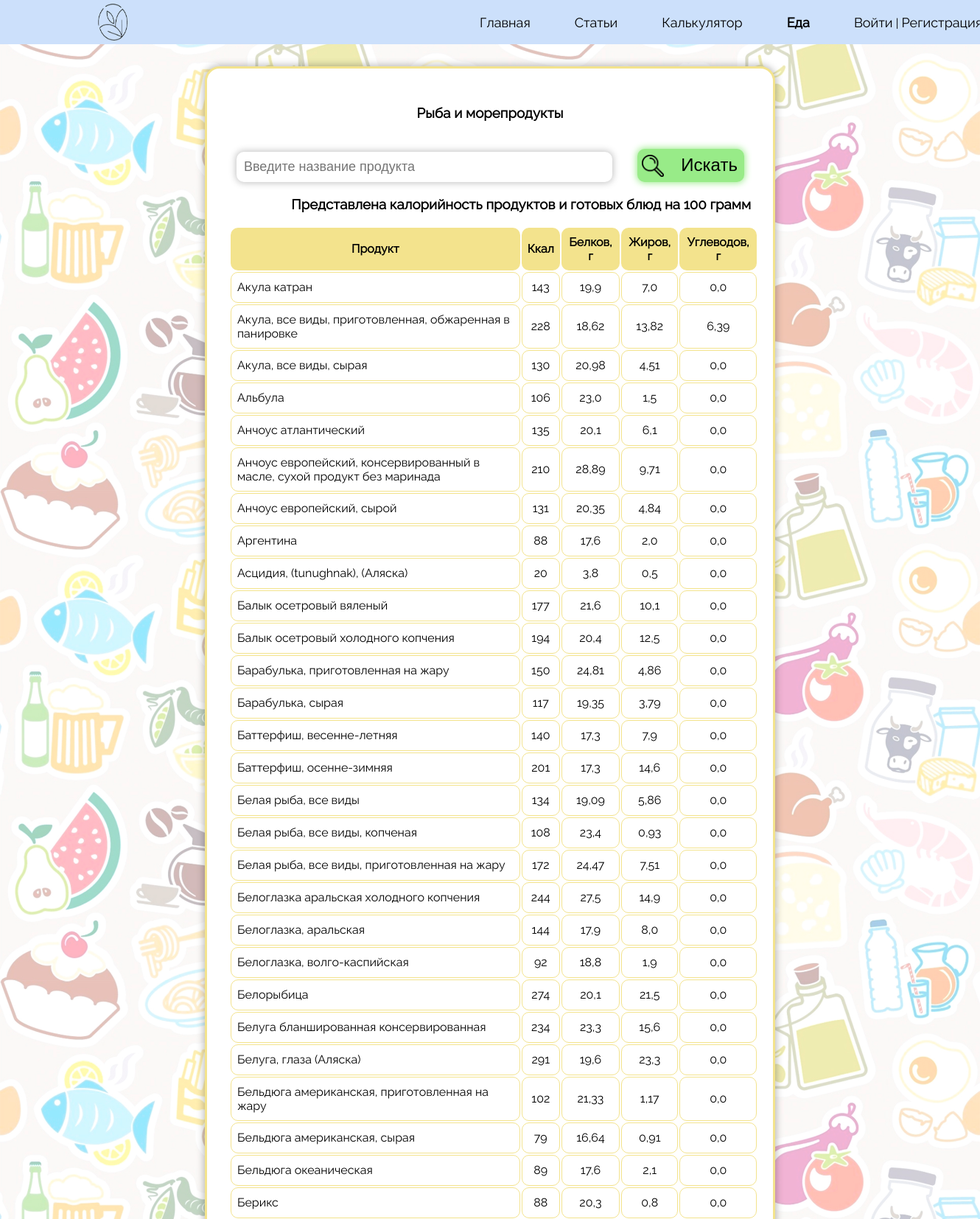
/product_selection/seafood (upper part), run on the app's committed database.
### food_diary/models.py (models this page shows, shortened)
class Food(models.Model):
    name_of_product = models.CharField(max_length=255)
    kkal = models.IntegerField(validators=[MaxValueValidator(2500)])
    proteins = models.FloatField(max_length=6)
    fats = models.FloatField(max_length=6)
    carbohydrates = models.FloatField(max_length=6)
    type_of_food = models.ForeignKey(Type_of_food, on_delete=models.PROTECT)
    class Meta:
        verbose_name = 'Еда'
        verbose_name_plural = 'Еда'
        ordering = ['name_of_product']

### food_diary/views.py (the view)
# urls.py: path('product_selection/seafood', views.Seafood, name='seafood'),
def Seafood(request):
    search_query = request.GET.get('search', '')
    error = "К сожалению, по Вашему запросу ничего не найдено..."
    if search_query:
        data = Food.objects.filter(name_of_product__iregex=search_query, type_of_food=2)
    else:
        data = Food.objects.filter(type_of_food=2)
    return render(request, 'food_diary/product_selection_seafood.html',
                  {'data': data, 'error': error, 'value': search_query})

### food_diary/templates/food_diary/product_selection_seafood.html (shortened to what this page needs)
{% load static %}
<!DOCTYPE html>
<html lang="en">
<head>
    <link href="{% static 'food_diary/css/style_category_products.css' %}" rel="stylesheet">
</head>
<body style="background-image:url('{% static 'food_diary/img/food_pattern.jpg' %}'); background-size: contain;">
<header>
        <div class = container>
            <div class="head">
                <a href="{% url 'home' %}"><img src="{% static 'registration/img/iconLogo.png' %}" alt="" class="logo"></a>
                <nav class="navigation">
                    <ul class="menu">
                        <li class="text">
                            <a href="{% url 'home' %}">Главная</a>
                        </li>
                        <li class="text">
                            <a href="{% url 'articles' %}">Статьи</a>
                        </li>
                        <li class="text">
                            <a href="{% url 'calculator' %}">Калькулятор</a>
                        </li>
                        <li class="text">
                            <a href="#" style="font-weight: bold">Еда</a>
                        </li>
                        {% if request.user.is_authenticated %}
                            <li class="text">
                                <a href="{% url 'personalArea' %}">{{ user.username }} | Личный кабинет</a>
                            </li>
                        {% else %}
                            <li class="text">
                                <a href="{% url 'login' %}">Войти</a> | <a href="{% url 'registration_field' %}">Регистрация</a>
                            </li>
                        {% endif %}
                    </ul>
                </nav>
            </div>
        </div>
</header>
<div id="wrapper">
<section>
    <div class="rectangle">
        <h3 align="center" class="typeOfProducts">Рыба и морепродукты</h3>
        <form action="{% url 'seafood' %}">
            <input class="searchProducts" placeholder="Введите название продукта" name="search" value="{{ value }}">
            <button class="search_button" type="submit">
                <img src="{% static 'food_diary/img/lupa.png'%}" class="lupa">Искать
            </button>
        </form>
        {% if data %}
        <h3 style="float: right; margin-right: 30px;">Представлена калорийность продуктов и готовых блюд на 100 грамм</h3>
        <table class="table_sort">
            <thead>
            <tr>
                <th class="product" style="background-color: #F3E38D; border: none;">Продукт</th>
                <th class="product" style="background-color: #F3E38D; border: none;">Ккал</th>
                <th class="product" style="background-color: #F3E38D; border: none;">Белков, г</th>
                <th class="product" style="background-color: #F3E38D; border: none;">Жиров, г</th>
                <th class="product" style="background-color: #F3E38D; border: none;">Углеводов, г</th>
            </tr>
            </thead>
            {% for i in data %}
                <tr>
                    <td class="product" style="border: 1px solid #F3E38D;">{{ i.name_of_product }}</td>
                    <td class="product" align="center" style="border: 1px solid #F3E38D;">{{ i.kkal }}</td>
                    <td class="product" align="center" style="border: 1px solid #F3E38D;">{{ i.proteins }}</td>
                    <td class="product" align="center" style="border: 1px solid #F3E38D;">{{ i.fats }}</td>
                    <td class="product" align="center" style="border: 1px solid #F3E38D;">{{ i.carbohydrates }}</td>
                </tr>
            {% endfor %}
        </table>
        {% else %}
        <h3 style="margin-left: 40px;">{{ error }}</h3>
        {% endif %}
    </div>
</section>
</div>
</body>
</html>

### food_diary/static/food_diary/css/style_category_products.css (style rules this page uses)
body { padding: 0; margin: 0; font-family: "Raleway"; }
header { background-color: #CCE0FB; width: 100%; height: 60px; left: -83px; }
.container { width: 80%; margin: 0 auto; }
.logo { margin-top: 5px; width: 40px; height: 50px; float: left; }
.navigation { float: right; }
.menu { padding: 0; margin: 0; display: block; }
.menu li a { color: black; text-decoration: none; font-size: 18px; }
.text { margin-top: 20px; float: left; display: block; margin-left: 60px; }
.head { width: 1200px; margin: 0 auto; }
#wrapper { width: 1200px; margin-left: auto; margin-right: auto; }
.rectangle { width: 768px; background-color: #FFFFFF; box-shadow: 0px 0px 10px 2px rgba(0, 0, 0, 0.25); border-radius: 20px; border: 3px solid #F3E38D; margin: 30px auto; }
.typeOfProducts { padding-top: 30px; padding-bottom: 20px; }
.searchProducts { box-shadow: 0px 0px 10px 1px rgba(0, 0, 0, 0.25); font-size: 18px; width: 500px; margin-left: 40px; border: none; padding: 10px 0px 10px 10px; border-radius: 10px; }
.lupa { width: 30px; height: 30px; margin-right: 20px; float: left; }
.product { text-decoration: none; background-color: #FFFFFF; padding: 10px 8px 10px 8px; margin-bottom: 20px; border: 2px solid #000000; border-radius: 10px; list-style-type: none; height: 20px; }
table, th, td { margin-left: 30px; margin-right: 20px; margin-top: 20px; }
th, td { padding: 5px; }
th { cursor: pointer; }
.search_button { text-decoration: none; background-color: #98EB88; border-radius: 10px; font-size: 24px; color: black; width: 145px; height: 45px; cursor: pointer; margin-left: 30px; border: 0; box-shadow: 0px 0px 10px 1px #98EB88; }

### data on the page
Food: name_of_product "Акула катран", kkal "143", proteins "19,9", fats "7,0", carbohydrates "0,0"
Food: name_of_product "Акула, все виды, приготовленная, обжаренная в панировке", kkal "228", proteins "18,62", fats "13,82", carbohydrates "6,39"
Food: name_of_product "Акула, все виды, сырая", kkal "130", proteins "20,98", fats "4,51", carbohydrates "0,0"
Food: name_of_product "Альбула", kkal "106", proteins "23,0", fats "1,5", carbohydrates "0,0"
Food: name_of_product "Анчоус атлантический", kkal "135", proteins "20,1", fats "6,1", carbohydrates "0,0"
Food: name_of_product "Анчоус европейский, консервированный в масле, сухой продукт без маринада", kkal "210", proteins "28,89", fats "9,71", carbohydrates "0,0"
Food: name_of_product "Анчоус европейский, сырой", kkal "131", proteins "20,35", fats "4,84", carbohydrates "0,0"
Food: name_of_product "Аргентина", kkal "88", proteins "17,6", fats "2,0", carbohydrates "0,0"
Food: name_of_product "Асцидия, (tunughnak), (Аляска)", kkal "20", proteins "3,8", fats "0,5", carbohydrates "0,0"
Food: name_of_product "Балык осетровый вяленый", kkal "177", proteins "21,6", fats "10,1", carbohydrates "0,0"
Food: name_of_product "Балык осетровый холодного копчения", kkal "194", proteins "20,4", fats "12,5", carbohydrates "0,0"
Food: name_of_product "Барабулька, приготовленная на жару", kkal "150", proteins "24,81", fats "4,86", carbohydrates "0,0"
Food: name_of_product "Барабулька, сырая", kkal "117", proteins "19,35", fats "3,79", carbohydrates "0,0"
Food: name_of_product "Баттерфиш, весенне-летняя", kkal "140", proteins "17,3", fats "7,9", carbohydrates "0,0"
Food: name_of_product "Баттерфиш, осенне-зимняя", kkal "201", proteins "17,3", fats "14,6", carbohydrates "0,0"
Food: name_of_product "Белая рыба, все виды", kkal "134", proteins "19,09", fats "5,86", carbohydrates "0,0"
Food: name_of_product "Белая рыба, все виды, копченая", kkal "108", proteins "23,4", fats "0,93", carbohydrates "0,0"
Food: name_of_product "Белая рыба, все виды, приготовленная на жару", kkal "172", proteins "24,47", fats "7,51", carbohydrates "0,0"
Food: name_of_product "Белоглазка аральская холодного копчения", kkal "244", proteins "27,5", fats "14,9", carbohydrates "0,0"
Food: name_of_product "Белоглазка, аральская", kkal "144", proteins "17,9", fats "8,0", carbohydrates "0,0"
Food: name_of_product "Белоглазка, волго-каспийская", kkal "92", proteins "18,8", fats "1,9", carbohydrates "0,0"
Food: name_of_product "Белорыбица", kkal "274", proteins "20,1", fats "21,5", carbohydrates "0,0"
Food: name_of_product "Белуга бланшированная консервированная", kkal "234", proteins "23,3", fats "15,6", carbohydrates "0,0"
Food: name_of_product "Белуга, глаза (Аляска)", kkal "291", proteins "19,6", fats "23,3", carbohydrates "0,0"
Food: name_of_product "Бельдюга американская, приготовленная на жару", kkal "102", proteins "21,33", fats "1,17", carbohydrates "0,0"
Food: name_of_product "Бельдюга американская, сырая", kkal "79", proteins "16,64", fats "0,91", carbohydrates "0,0"
Food: name_of_product "Бельдюга океаническая", kkal "89", proteins "17,6", fats "2,1", carbohydrates "0,0"
Food: name_of_product "Берикс", kkal "88", proteins "20,3", fats "0,8", carbohydrates "0,0"
